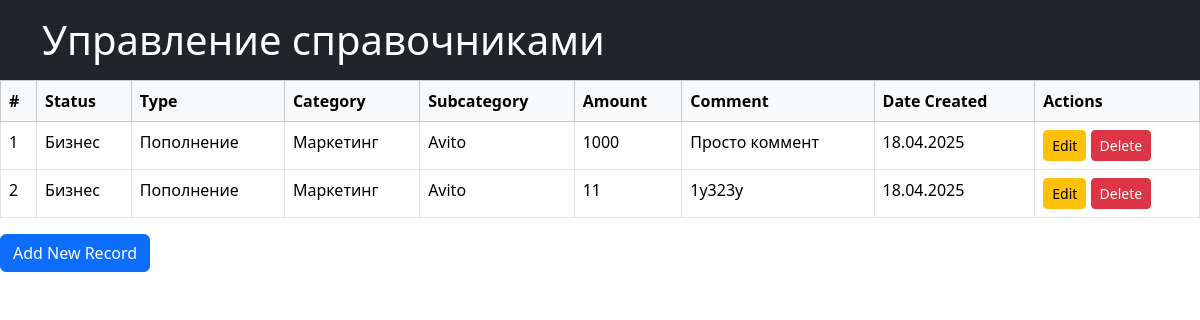
The page / on the database its author committed.
### RecordApp/models.py (models this page shows, shortened)
class DDSRecord(models.Model):
    status = models.ForeignKey(Status, on_delete=models.PROTECT)
    type_model = models.ForeignKey(TransactionType, on_delete=models.PROTECT)
    category = models.ForeignKey(Category, on_delete=models.PROTECT)
    subcategory = models.ForeignKey(SubCategory, on_delete=models.PROTECT)
    sum_amount = models.IntegerField(validators=[MinValueValidator(1)])
    comment = models.TextField(null=True, blank=True)
    date_created = models.DateField(default=timezone.now)
    class Meta:
        db_table = "records"
        verbose_name = "Запись"
        verbose_name_plural = "Записи"

class Status(models.Model):
    status_name = models.CharField(max_length=64, unique=True)
    class Meta:
        db_table = "statuses"
        verbose_name = "Статус"
        verbose_name_plural = "Статусы"

class TransactionType(models.Model):
    type_name = models.CharField(max_length=64, unique=True)
    class Meta:
        db_table = "types"
        verbose_name = "Тип"
        verbose_name_plural = "Типы"

class Category(models.Model):
    category_name = models.CharField(max_length=128, unique=True)
    type_model = models.ForeignKey(TransactionType, on_delete=models.CASCADE)
    class Meta:
        db_table = "categories"
        verbose_name = "Категория"
        verbose_name_plural = "Категории"

class SubCategory(models.Model):
    subcategory_name = models.CharField(max_length=128, unique=True)
    category = models.ForeignKey("Category", on_delete=models.CASCADE)
    class Meta:
        db_table = "subcategories"
        verbose_name = "Подкатегория"
        verbose_name_plural = "Подкатегории"

### RecordApp/views.py (the view)
# urls.py: path('', home_view, name="home"),
def home_view(request):
    records = DDSRecord.objects.all()
    context = {
        "records": records
    }
    return render(request, "home.html", context=context)

### templates/home.html (shortened to what this page needs)
{% extends 'base.html' %}
{% block content %}
  {% if records %}
    <table class="table table-bordered table-hover">
      <thead class="table-light">
        <tr>
          <th>#</th>
          <th>Status</th>
          <th>Type</th>
          <th>Category</th>
          <th>Subcategory</th>
          <th>Amount</th>
          <th>Comment</th>
          <th>Date Created</th>
          <th>Actions</th>
        </tr>
      </thead>
      <tbody>
        {% for record in records %}
          <tr id="record-{{ record.id }}">
            <td>{{ forloop.counter }}</td>
            <td>{{ record.status.status_name }}</td>
            <td>{{ record.type_model.type_name }}</td>
            <td>{{ record.category.category_name }}</td>
            <td>{{ record.subcategory.subcategory_name }}</td>
            <td>{{ record.sum_amount }}</td>
            <td>{{ record.comment|default:"—" }}</td>
            <td>{{ record.date_created|date:"d.m.Y" }}</td>
            <td>
              <a href="{% url 'record_edit' record.id %}" class="btn btn-warning btn-sm">
                 Edit
              </a>
              <form action="{% url 'record_delete' record.id %}" method="POST" style="display:inline;">
                <button type="submit" class="btn btn-danger btn-sm">
                   Delete
                </button>
              </form>
            </td>
          </tr>
        {% endfor %}
      </tbody>
    </table>
  {% else %}
    <p>No records found.</p>
  {% endif %}
  <div class="mb-4">
    <a href="{% url 'record_create' %}" class="btn btn-primary">Add New Record</a>
  </div>
{% endblock %}

### rows shown on the page
DDSRecord: status.status_name "Бизнес", type_model.type_name "Пополнение", category.category_name "Маркетинг", subcategory.subcategory_name "Avito", sum_amount "1000", comment "Просто коммент", date_created "18.04.2025"
DDSRecord: status.status_name "Бизнес", type_model.type_name "Пополнение", category.category_name "Маркетинг", subcategory.subcategory_name "Avito", sum_amount "11", comment "1у323у", date_created "18.04.2025"
